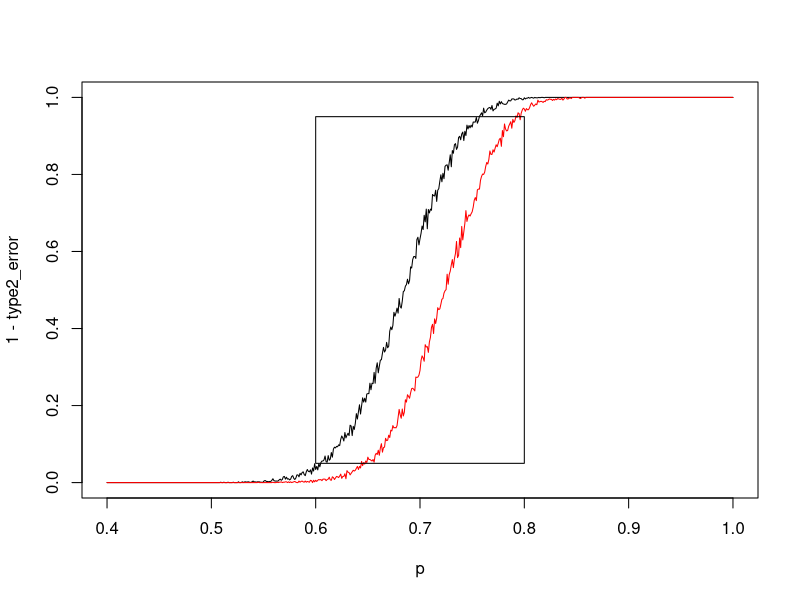

Write R code to recreate this figure.
#(1)
n<-100
type2_count<-NULL
type2_count2<-NULL
p<-seq(0.4,1,0.001)

#calculate type2 error rate when m=69
for (j in 1:601) {
  
  type2_count[j]<-sum(rbinom(1000,n,p[j])<69)
}


#calculate type2 error rate when m=73
for (j in 1:601) {
  
  type2_count2[j]<-sum(rbinom(1000,n,p[j])<73)
}

type2_error<-type2_count/1000
type2_error2<-type2_count2/1000

#plot
plot(p,1-type2_error,type='l')
points(p,1-type2_error2,col='red',type = 'l')
rect(xleft = 0.6, ybottom = 0.05, xright = 0.8, ytop = 0.95)

#(2)
 library('pwr')

pwr.p.test(h = ES.h( p1=0.8,p2 = 0.6),
           sig.level = 0.05,
           power = 0.95,
           alternative = "greater")
